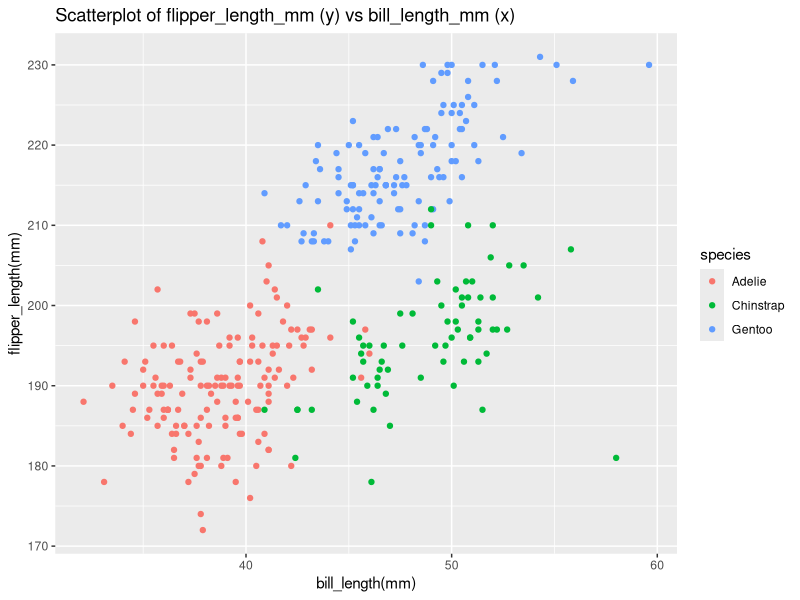

Recreate this plot in R.
## ---- chunk 1
library(tidyverse)
## ---- chunk 2
data("penguins", package = "palmerpenguins")
## ---- chunk 3
penguins_summary <- summary(penguins)
## ---- chunk 4
structure_penguins <- str(penguins)
## ---- chunk 5
# the size of the dataset (using nrow and ncol)
number_rows <- nrow(penguins)
number_cols <- ncol(penguins)
## ---- chunk 6
# the mean flipper length, ignoring missing value and calculate the mean
mean_flipper_length <- mean(penguins$flipper_length_mm, na.rm = TRUE)
## ---- chunk 7
library(ggplot2)

# make a scatterplot and the color points is using the species variable inside of aes, Use na.rm = TRUE to ignore missing values
ggplot(data = penguins, aes(x = bill_length_mm, y = flipper_length_mm, color = species)) +
  geom_point(na.rm = TRUE) +
  labs(title = "Scatterplot of flipper_length_mm (y) vs bill_length_mm (x)", x = "bill_length(mm)", y = "flipper_length(mm)") 
